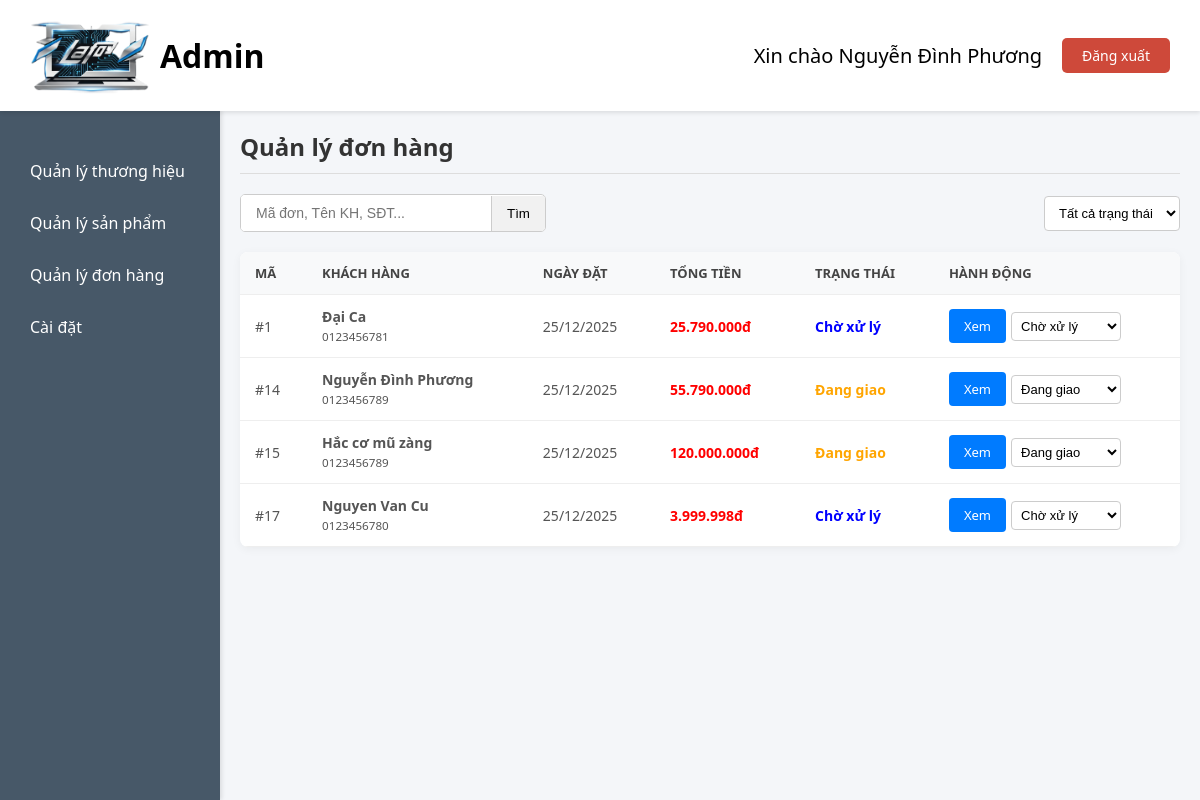
Page /admin/admin.php?page=quanlydonhang (signed in) on the committed database.
### tables this page shows
CREATE TABLE `user` (
  `userid` int(11) NOT NULL,
  `hoten` varchar(50) NOT NULL,
  `sdt` varchar(10) NOT NULL,
  `matkhau` varchar(255) NOT NULL,
  `role` int(11) NOT NULL
);

CREATE TABLE `don_hang` (
  `madonhang` int(11) NOT NULL,
  `userid` int(11) NOT NULL,
  `tongtien` int(11) NOT NULL,
  `trangthai` int(11) NOT NULL,
  `ngaydathang` date NOT NULL
);

### admin/quanlydonhang.php (the view, shortened to what this page needs)
<?php
include("../config/configDB.php");
$params = [];
$sqlWhere = "WHERE 1=1";
$keyword = isset($_GET['keyword']) ? $_GET['keyword'] : '';
$statusFilter = isset($_GET['status']) ? $_GET['status'] : 0;
$sqlList = "SELECT dh.*, u.hoten, u.sdt
            FROM don_hang dh
            JOIN user u ON dh.userid = u.userid
            $sqlWhere
            ORDER BY dh.ngaydathang DESC";
$stmtList = $pdo->prepare($sqlList);
$stmtList->execute($params);
$listOrders = $stmtList->fetchAll(PDO::FETCH_ASSOC);
?>
<div class="main-title">
    <h2>Quản lý đơn hàng</h2>
</div>
<div class="toolbar">
    <form action="" method="GET" class="search-box">
        <input type="text" name="keyword" value="<?php echo htmlspecialchars($keyword); ?>" placeholder="Mã đơn, Tên KH, SĐT...">
        <button class="btn-search">Tìm</button>
    </form>
    <form action="" method="GET">
        <select class="form-select" name="status" onchange="this.form.submit()">
            <option value="0" <?php echo $statusFilter==0?'selected':''; ?>>Tất cả trạng thái</option>
        </select>
    </form>
</div>
<div class="table-container">
    <table class="table-admin">
        <thead>
            <tr>
                <th>Mã</th>
                <th>Khách hàng</th>
                <th>Ngày đặt</th>
                <th>Tổng tiền</th>
                <th>Trạng thái</th>
                <th>Hành động</th>
            </tr>
        </thead>
        <tbody>
            <?php foreach ($listOrders as $row): ?>
            <tr>
                <td>#<?php echo $row['madonhang']; ?></td>
                <td>
                    <b><?php echo $row['hoten']; ?></b><br>
                    <small><?php echo $row['sdt']; ?></small>
                </td>
                <td><?php echo date('d/m/Y', strtotime($row['ngaydathang'])); ?></td>
                <td style="color:red; font-weight:bold">
                    <?php echo number_format($row['tongtien'], 0, ',', '.'); ?>đ
                </td>
                <td>
                    <?php
                        if($row['trangthai']==1) echo '<span style="color:blue; font-weight:bold">Chờ xử lý</span>';
                        elseif($row['trangthai']==2) echo '<span style="color:orange; font-weight:bold">Đang giao</span>';
                        elseif($row['trangthai']==3) echo '<span style="color:green; font-weight:bold">Hoàn thành</span>';
                        elseif($row['trangthai']==4) echo '<span style="color:red; font-weight:bold">Đã hủy</span>';
                    ?>
                </td>
                <td>
                    <div style="display:flex; gap: 5px; align-items:center;">
                        <a href="?page=quanlydonhang&view_id=<?php echo $row['madonhang']; ?>&keyword=<?php echo $keyword; ?>&status=<?php echo $statusFilter; ?>"
                           class="btn btn-primary btn-sm">Xem</a>
                        <?php if($row['trangthai'] == 1 || $row['trangthai'] == 2): ?>
                            <form action="controller/orderController.php" method="POST" style="display:flex;">
                                <select name="trangthai" class="form-select" style="padding:5px; width:110px;"
                                        onchange="if(confirm('Bạn có chắc muốn đổi trạng thái không?')) { this.form.submit(); } else { location.reload(); }">
                                    <option value="1" <?php echo $row['trangthai']==1?'selected':''; ?>>Chờ xử lý</option>
                                    <option value="2" <?php echo $row['trangthai']==2?'selected':''; ?>>Đang giao</option>
                                </select>
                            </form>
                        <?php endif; ?>
                    </div>
                </td>
            </tr>
            <?php endforeach; ?>
        </tbody>
    </table>
</div>

### admin/admin.php (shortened to what this page needs)
<?php
    include("../config/configDB.php");
    $user = $_SESSION['current_user'];
    $sqlUser = "SELECT hoten FROM user WHERE userid=?";
    $stmtUser = $pdo->prepare($sqlUser);
    $stmtUser->execute([$user['userid']]);
    $hoten = $stmtUser->fetchColumn();
?>
<!DOCTYPE html>
<html lang="vi">
<head>
    <link rel="stylesheet" href="../assets/css/style_admin.css">
</head>
<body>
    <div class="header">
        <a class="header-left" href="admin.php">
            <img src="../assets/images/logolaptop.png" width="120px">
            <h1 class="header-logo">Admin</h1>
        </a>
        <div class="header-right">
            <p class="admin-name">Xin chào <?php echo $hoten; ?></p>
            <a href="../pages/xuly_dangxuat.php"  class="logout-btn">Đăng xuất</a>
        </div>
    </div>
    <div class="sidebar">
        <ul>
            <li><a href="admin.php?page=quanlythuonghieu">Quản lý thương hiệu</a></li>
            <li><a href="admin.php?page=quanlysanpham">Quản lý sản phẩm</a></li>
            <li><a href="admin.php?page=quanlydonhang">Quản lý đơn hàng</a></li>
            <li><a href="admin.php?page=caidat">Cài đặt</a></li>
        </ul>
    </div>
    <div class="content" id="content">
        <?php
        if (isset($_GET['page'])) {
            $page = $_GET['page'];
        } else {
            $page = 'quanlythuonghieu';
        }
        switch ($page) {
            case 'quanlydonhang':
                include 'quanlydonhang.php';
                break;
        }
        ?>
    </div>
</body>
</html>

### assets/css/style_admin.css (style rules this page uses)
* { margin: 0; padding: 0; box-sizing: border-box; }
body { font-family: 'Segoe UI', Tahoma, Geneva, Verdana, sans-serif; background-color: #f4f6f9; margin: 0; }
.header { background: #fff; padding: 15px 30px; box-shadow: 0 2px 4px rgba(0, 0, 0, 0.1); display: flex; justify-content: space-between; align-items: center; position: fixed; width: 100%; top: 0; z-index: 1000; min-width: 110px; }
.header-left { display: flex; align-items: center; gap: 10px; }
.header .header-left .header-logo { margin: 0; }
.header-right { display: flex; align-items: center; gap: 20px; }
.admin-name { font-size: 20px; }
.logout-btn { padding: 8px 20px; border: none; border-radius: 5px; background: #ce493a; color: white; font-size: 14px; cursor: pointer; }
.sidebar { position: fixed; top: 110px; left: 0; width: 220px; height: calc(100vh - 110px); background: #475868; padding: 20px 0; box-shadow: 2px 0 4px rgba(0, 0, 0, 0.1); }
.sidebar ul { list-style: none; }
.sidebar li { margin: 30px; }
.sidebar a { display: flex; align-items: center; color: white; font-size: 16px; text-decoration: none; transition: 0.3s; gap: 12px; }
a { text-decoration: none; }
h1 { color: black; }
.content { position: absolute; top: 110px; left: 220px; right: 0; bottom: 0; padding: 20px; overflow: auto; }
.main-title { margin-bottom: 20px; border-bottom: 1px solid #ddd; padding-bottom: 10px; }
.main-title h2 { color: #333; font-size: 24px; }
.toolbar { display: flex; justify-content: space-between; align-items: center; margin-bottom: 20px; flex-wrap: wrap; gap: 10px; }
.search-box { display: flex; align-items: center; border: 1px solid #ccc; border-radius: 5px; overflow: hidden; background: #fff; }
.search-box input { border: none; padding: 10px 15px; outline: none; font-size: 14px; width: 250px; }
.search-box .btn-search { background: #f1f1f1; border: none; padding: 10px 15px; cursor: pointer; border-left: 1px solid #ccc; }
.table-container { background: #fff; border-radius: 8px; box-shadow: 0 2px 10px rgba(0, 0, 0, 0.05); overflow-x: auto; }
.table-admin { width: 100%; border-collapse: collapse; min-width: 600px; }
.table-admin th, .table-admin td { padding: 12px 15px; text-align: left; border-bottom: 1px solid #eee; }
.table-admin th { background-color: #f8f9fa; color: #444; font-weight: 600; text-transform: uppercase; font-size: 13px; }
.table-admin td { color: #555; font-size: 14px; }
.btn { padding: 8px 15px; border-radius: 4px; text-decoration: none; font-size: 13px; display: inline-block; transition: all 0.3s; border: none; cursor: pointer; }
.btn-primary { background-color: #007bff; color: white; }
.form-select { padding: 8px 10px; border: 1px solid #ccc; border-radius: 4px; outline: none; background: white; cursor: pointer; font-size: 13px; }

### rows in the picture
user: hoten "Nguyễn Đình Phương"
don_hang: madonhang "1", userid.hoten "Đại Ca", userid.sdt "0123456781", ngaydathang "25/12/2025", tongtien "25.790.000", shows "Chờ xử lý", trangthai "Chờ xử lý"
don_hang: madonhang "14", userid.hoten "Nguyễn Đình Phương", userid.sdt "0123456789", ngaydathang "25/12/2025", tongtien "55.790.000", shows "Đang giao", trangthai "Đang giao"
don_hang: madonhang "15", userid.hoten "Hắc cơ mũ zàng", userid.sdt "0123456789", ngaydathang "25/12/2025", tongtien "120.000.000", shows "Đang giao", trangthai "Đang giao"
don_hang: madonhang "17", userid.hoten "Nguyen Van Cu", userid.sdt "0123456780", ngaydathang "25/12/2025", tongtien "3.999.998", shows "Chờ xử lý", trangthai "Chờ xử lý"
